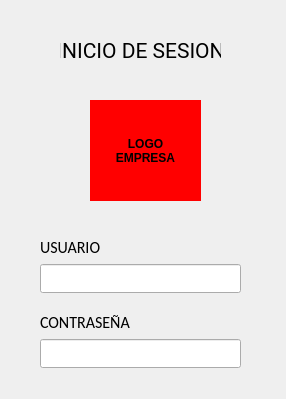
<?xml version="1.0" encoding="UTF-8"?>
<ui version="4.0">
 <class>Dialog</class>
 <widget class="QDialog" name="Dialog">
  <property name="geometry">
   <rect>
    <x>0</x>
    <y>0</y>
    <width>286</width>
    <height>399</height>
   </rect>
  </property>
  <property name="windowTitle">
   <string>Dialog</string>
  </property>
  <widget class="QLabel" name="label">
   <property name="geometry">
    <rect>
     <x>60</x>
     <y>30</y>
     <width>161</width>
     <height>41</height>
    </rect>
   </property>
   <property name="font">
    <font>
     <family>Roboto</family>
     <pointsize>16</pointsize>
    </font>
   </property>
   <property name="text">
    <string>INICIO DE SESION</string>
   </property>
   <property name="alignment">
    <set>Qt::AlignCenter</set>
   </property>
  </widget>
  <widget class="QLabel" name="label_2">
   <property name="geometry">
    <rect>
     <x>90</x>
     <y>100</y>
     <width>111</width>
     <height>101</height>
    </rect>
   </property>
   <property name="font">
    <font>
     <weight>75</weight>
     <bold>true</bold>
    </font>
   </property>
   <property name="styleSheet">
    <string notr="true">background-color: rgb(255, 0, 0);</string>
   </property>
   <property name="text">
    <string>LOGO
EMPRESA</string>
   </property>
   <property name="alignment">
    <set>Qt::AlignCenter</set>
   </property>
  </widget>
  <widget class="QWidget" name="verticalLayoutWidget">
   <property name="geometry">
    <rect>
     <x>40</x>
     <y>237</y>
     <width>201</width>
     <height>131</height>
    </rect>
   </property>
   <layout class="QVBoxLayout" name="verticalLayout">
    <item>
     <widget class="QLabel" name="label_3">
      <property name="font">
       <font>
        <family>Calibri</family>
        <pointsize>12</pointsize>
       </font>
      </property>
      <property name="text">
       <string>USUARIO</string>
      </property>
     </widget>
    </item>
    <item>
     <widget class="QLineEdit" name="lineEdit_user">
      <property name="enabled">
       <bool>true</bool>
      </property>
      <property name="sizePolicy">
       <sizepolicy hsizetype="Minimum" vsizetype="Fixed">
        <horstretch>0</horstretch>
        <verstretch>0</verstretch>
       </sizepolicy>
      </property>
      <property name="minimumSize">
       <size>
        <width>100</width>
        <height>0</height>
       </size>
      </property>
      <property name="font">
       <font>
        <family>Calibri</family>
        <pointsize>12</pointsize>
       </font>
      </property>
     </widget>
    </item>
    <item>
     <spacer name="verticalSpacer">
      <property name="orientation">
       <enum>Qt::Vertical</enum>
      </property>
      <property name="sizeHint" stdset="0">
       <size>
        <width>0</width>
        <height>10</height>
       </size>
      </property>
     </spacer>
    </item>
    <item>
     <widget class="QLabel" name="label_4">
      <property name="font">
       <font>
        <family>Calibri</family>
        <pointsize>12</pointsize>
       </font>
      </property>
      <property name="text">
       <string>CONTRASEÑA</string>
      </property>
     </widget>
    </item>
    <item>
     <widget class="QLineEdit" name="lineEdit_password">
      <property name="sizePolicy">
       <sizepolicy hsizetype="Minimum" vsizetype="Fixed">
        <horstretch>0</horstretch>
        <verstretch>0</verstretch>
       </sizepolicy>
      </property>
      <property name="minimumSize">
       <size>
        <width>100</width>
        <height>0</height>
       </size>
      </property>
      <property name="font">
       <font>
        <family>Calibri</family>
        <pointsize>12</pointsize>
       </font>
      </property>
     </widget>
    </item>
   </layout>
  </widget>
 </widget>
 <resources/>
 <connections/>
</ui>
